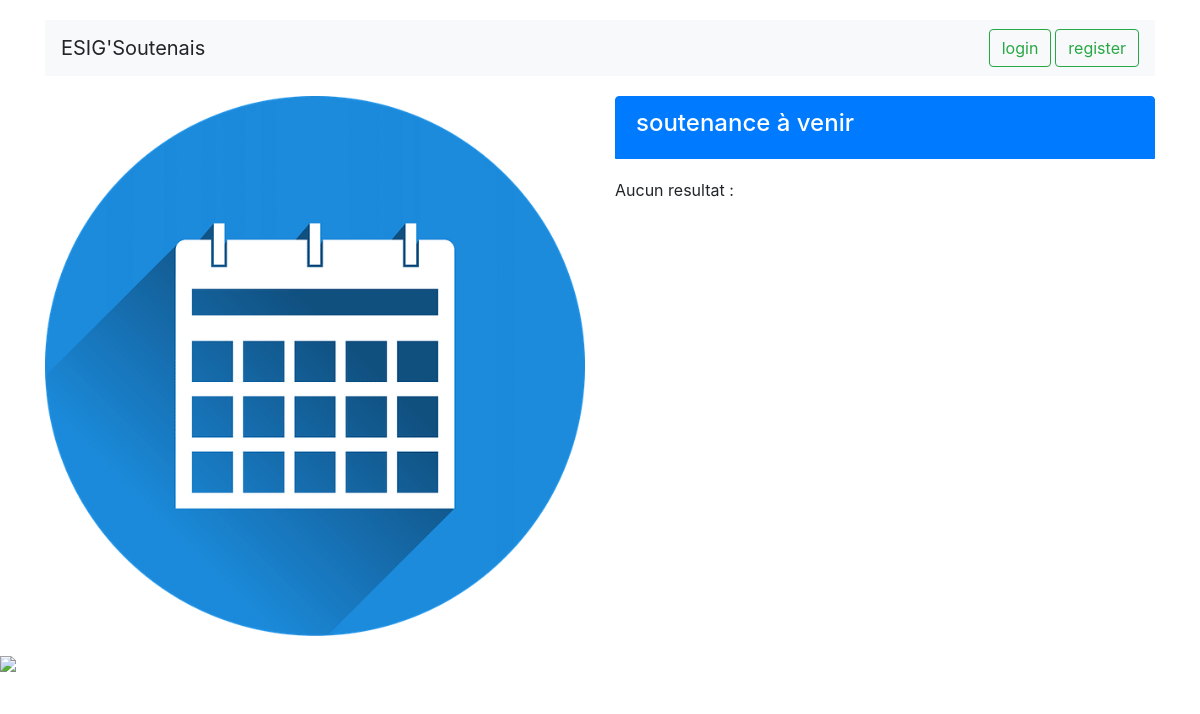
The app's page /, older data.
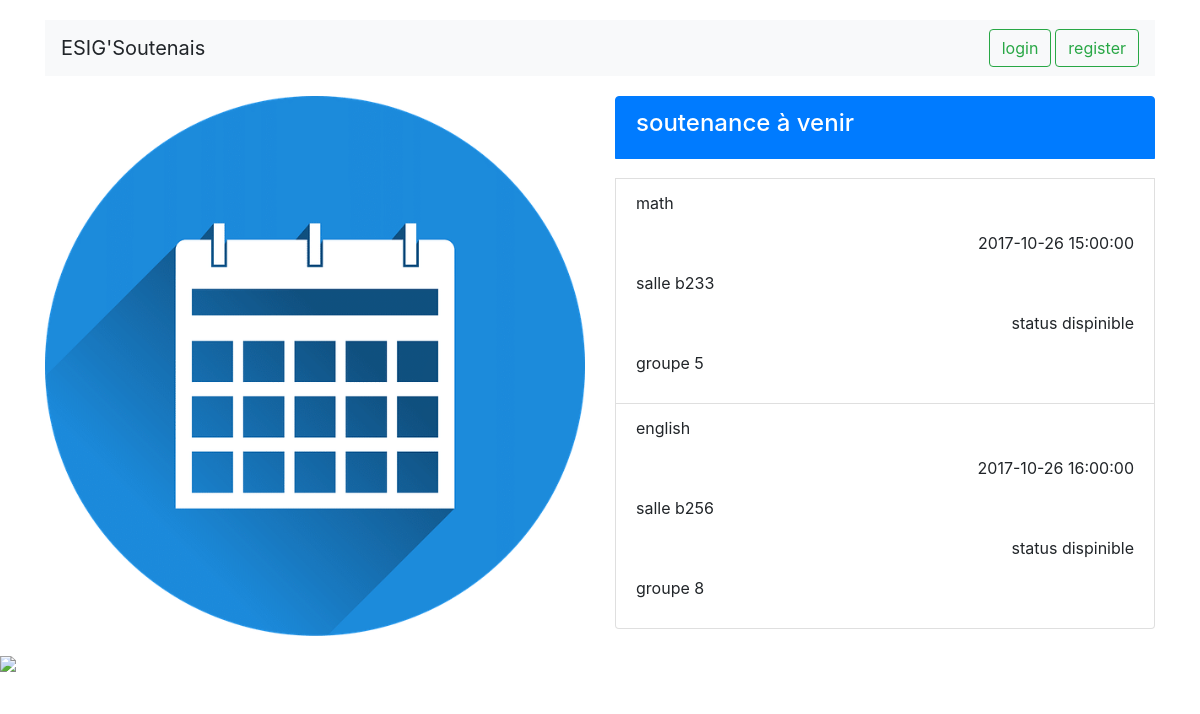
The same page, newer data.
### tables this page shows
CREATE TABLE if not exists groupe(
	id_groupe int(25) NOT NULL,
	id_soutenance int(25),
	FOREIGN KEY(id_soutenance) REFERENCES soutenance(id_soutenance)
);

CREATE TABLE if not exists soutenance(
	id_soutenance int(25) AUTO_INCREMENT NOT NULL,
	nom_soute varchar(25),
	date_soute datetime,
	status_soute varchar(25),
	numsalle_soute varchar(25),
	PRIMARY KEY(id_soutenance)
);

### index.php (the view, shortened to what this page needs)
<?php
include './PHPfiles inc/header.inc.php';
?>
<body>
<div class="container">
	<div class="row">
		<div class="col-sm-12 col-xs-12">
			<nav class="navbar navbar-light bg-light justify-content-between">
			  <a class="navbar-brand">ESIG'Soutenais</a>
			  <form class="form-inline">
			    <a class="btn btn-outline-success" href="page_login.php" style="margin: 0 4px;">login</a>
			    <a class="btn btn-outline-success" href="#">register</a>
			  </form>
			</nav>
		</div>
	</div>
	<div class="row">
		<div class="col-sm-6 col-xs-12">
		  <img class="image" id="image_calendar" src="./images/calendar.png">
		</div>
		<div class="col-sm-6 col-xs-12">
		  <ul class="list-group">
			    <li class="list-group-item active"><h4>soutenance à venir</h4>
			    </li>
			    <div style="padding: 10px;"></div>
			    <?php
				    require_once('./PHPfiles inc/param.inc.php');
				    $mysqli = new mysqli($host,$login,$password,$dbname);
				    $query = "SELECT soutenance.nom_soute,soutenance.date_soute,soutenance.numsalle_soute,soutenance.status_soute,groupe.id_groupe
				    FROM soutenance
				    LEFT JOIN groupe
				    ON soutenance.id_soutenance = groupe.id_soutenance
				    ORDER BY soutenance.date_soute";
				    $result = mysqli_query($mysqli,$query);
				    if(!$result){
				    	echo "La requête a échoué:".$mysqli->error;
        				exit;
				    }elseif($result -> num_rows ==0){
				    	echo '<p>Aucun resultat :</p>';
				    }else{
				    	while($tuple=$result->fetch_assoc()){
				    		echo "
					    	<li class='list-group-item'>
								<div>
									<p>".$tuple['nom_soute']."</p>
									<p>".$tuple['date_soute']."</p>
									<p>salle ".$tuple['numsalle_soute']."</p>
									<p>status ".$tuple['status_soute']."</p>
									<p>groupe ".$tuple['id_groupe']."</p>
								</div>
					    	</li>";
				    	}
				    }
			     ?>
			</ul>
		</div>
	</div>
</div>
<div class="row">
	<div class="col-sm-12">
		<img class="image" src="./images/logo esigelec.jpg" height="30">
	</div>
</div>
</body>
</html>

### PHPfiles inc/header.inc.php (shortened to what this page needs)
<!DOCTYPE html>
<html lang="fr">
<head>
	<link rel="stylesheet" href="https://maxcdn.bootstrapcdn.com/bootstrap/4.0.0-beta/css/bootstrap.min.css">
	<link rel="stylesheet" href="https://maxcdn.bootstrapcdn.com/font-awesome/4.7.0/css/font-awesome.min.css">
	<link rel="stylesheet" href="./index.css">
</head>

### index.css (style rules this page uses)
.row { margin-top:20px; }
.image { display: block; margin:auto; }
#image_calendar { width: 100%; height: auto; }
.list-group-item>div>p:nth-child(odd) { text-align: left; }
.list-group-item>div>p:nth-child(even) { text-align: right; }

Row changes from the older to the newer data that the page shows:
added groupe: id_soutenance.nom_soute "math", id_soutenance.date_soute "2017-10-26 15:00:00", id_soutenance.numsalle_soute "b233", id_soutenance.status_soute "dispinible", id_groupe "5"
added groupe: id_soutenance.nom_soute "english", id_soutenance.date_soute "2017-10-26 16:00:00", id_soutenance.numsalle_soute "b256", id_soutenance.status_soute "dispinible", id_groupe "8"
Text that changed along with them:
text no longer shown: "Aucun resultat :"
